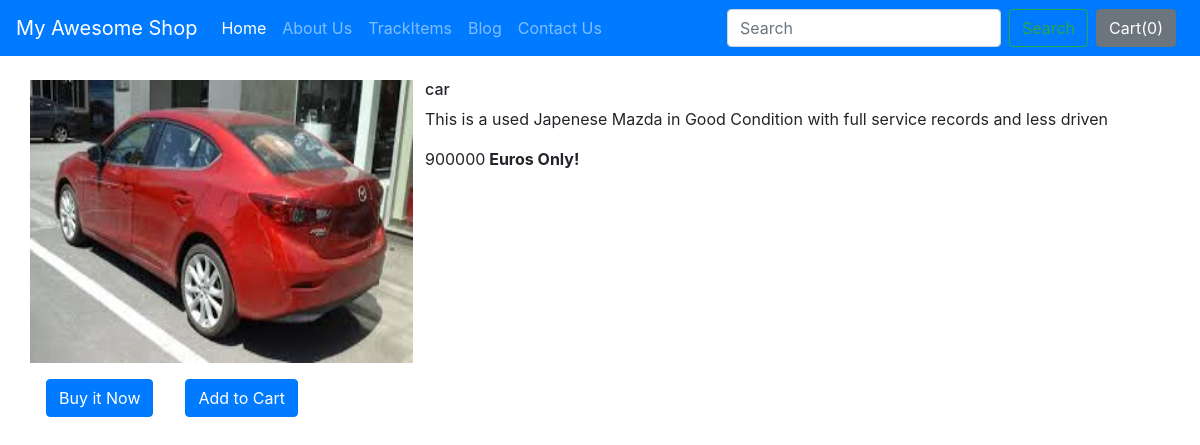
The page /shop/products/4 on the database its author committed.
### shop/models.py (models this page shows)
class Product(models.Model):
    product_id = models.AutoField
    product_name = models.CharField(max_length=50)
    category = models.CharField(max_length= 50, default="")
    subcategory = models.CharField(max_length= 50, default="")
    price = models.IntegerField(default=0)
    desc = models.CharField(max_length=1000)
    pub_date = models.DateField()
    image = models.ImageField(upload_to="shop/images", default="")

### shop/views.py (the view)
# urls.py: path("products/<int:myid>", views.productView, name="Search"),
def productView(request,myid):
    product = Product.objects.filter(id=myid)
    return render(request, 'shop/prodview.html',{'product':product[0]})

### shop/templates/shop/prodview.html (shortened to what this page needs)
{% extends 'shop/basic.html' %}
{% block body %}
<div class="container my-4" >
    <div class="row">
    <div class="col-md-4">
    <div class="row">
<img src="/media/{{product.image}}" width="383px" height="283px">
    </div>
        <div class="row">
            <button class="btn btn-primary mx-3 my-3">Buy it Now</button>
            <button class="btn btn-primary mx-3 my-3">Add to Cart</button>
        </div>
        </div>
    <div class="col-md-8">
<h6>{{product.product_name}}</h6>
        <p>{{product.desc}}</p>
        <p>{{product.price}}<b> Euros Only! </b></p>
    </div>
</div>
</div>
{% endblock %}

### rows shown on the page
Product: image (picture), product_name "car", desc "This is a used Japenese Mazda in Good Condition with full service records and less driven", price "900000"
